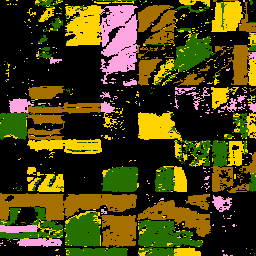
#> input picture tools/test.png, 256 x 256 px
$ python vectorise.py --input test.png
#> lines starting #> are read from the running program, lines starting #| are printed output that depends on the picture
import argparse
import cv2


DESCRIPTION = " Convert a mask image into vector format..."
KERNEL_SIZE = 4


def _parse_args():
    parser = argparse.ArgumentParser(description=DESCRIPTION)
    parser.add_argument('-i', "--input", type=str, default=None,
                        help="mask or image to be vectorised")
    parser.add_argument('-d', "--directory", type=str, default=None,
                        help="a directory containing images or masks to be vectorised")
    return parser.parse_args()


def cluster(mask):
    kernel_h = cv2.getStructuringElement(cv2.MORPH_RECT, (KERNEL_SIZE, 1))
    mask_h = cv2.erode(mask, kernel=kernel_h, iterations=3)
    mask_h = cv2.dilate(mask_h, kernel=kernel_h, iterations=3)

    kernel_v = cv2.getStructuringElement(cv2.MORPH_RECT, (1, KERNEL_SIZE))
    mask_v = cv2.erode(mask, kernel=kernel_v, iterations=3)
    mask_v = cv2.dilate(mask_v, kernel=kernel_v, iterations=3)

    return cv2.addWeighted(mask_v, 0.5, mask_h, 0.5, 0.0)


def save_as_png(image):
    cv2.imwrite("output.png", image)


if __name__ == '__main__':
    args = _parse_args()
    if args.input is not None:
        mask = cv2.imread(args.input, 0)
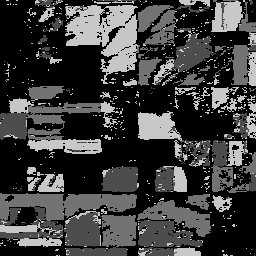
#> mask: shape (256, 256); min 0, max 200, mean 61.5
        mask = cluster(mask)
#> in cluster, `mask_h = cv2.erode(mask, kernel=kernel_h, iterations=3)`:
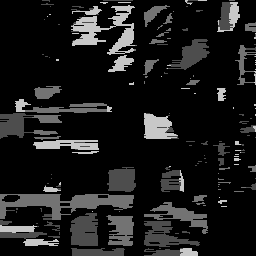
#> mask_h: shape (256, 256); min 0, max 200, mean 27.6
#> in cluster, `mask_h = cv2.dilate(mask_h, kernel=kernel_h, iterations=3)`:
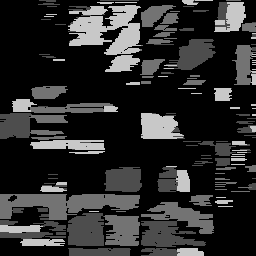
#> mask_h: shape (256, 256); min 0, max 200, mean 44.9
#> in cluster, `mask_v = cv2.erode(mask, kernel=kernel_v, iterations=3)`:
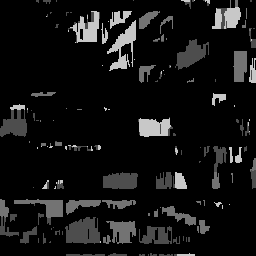
#> mask_v: shape (256, 256); min 0, max 200, mean 19.7
#> in cluster, `mask_v = cv2.dilate(mask_v, kernel=kernel_v, iterations=3)`:
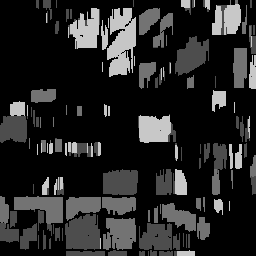
#> mask_v: shape (256, 256); min 0, max 200, mean 38.7
#> in cluster, `return cv2.addWeighted(mask_v, 0.5, mask_h, 0.5, 0.0)`:
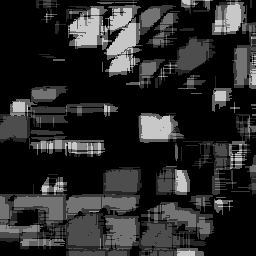
#> returned value: shape (256, 256); min 0, max 200, mean 41.8
        save_as_png(mask)
